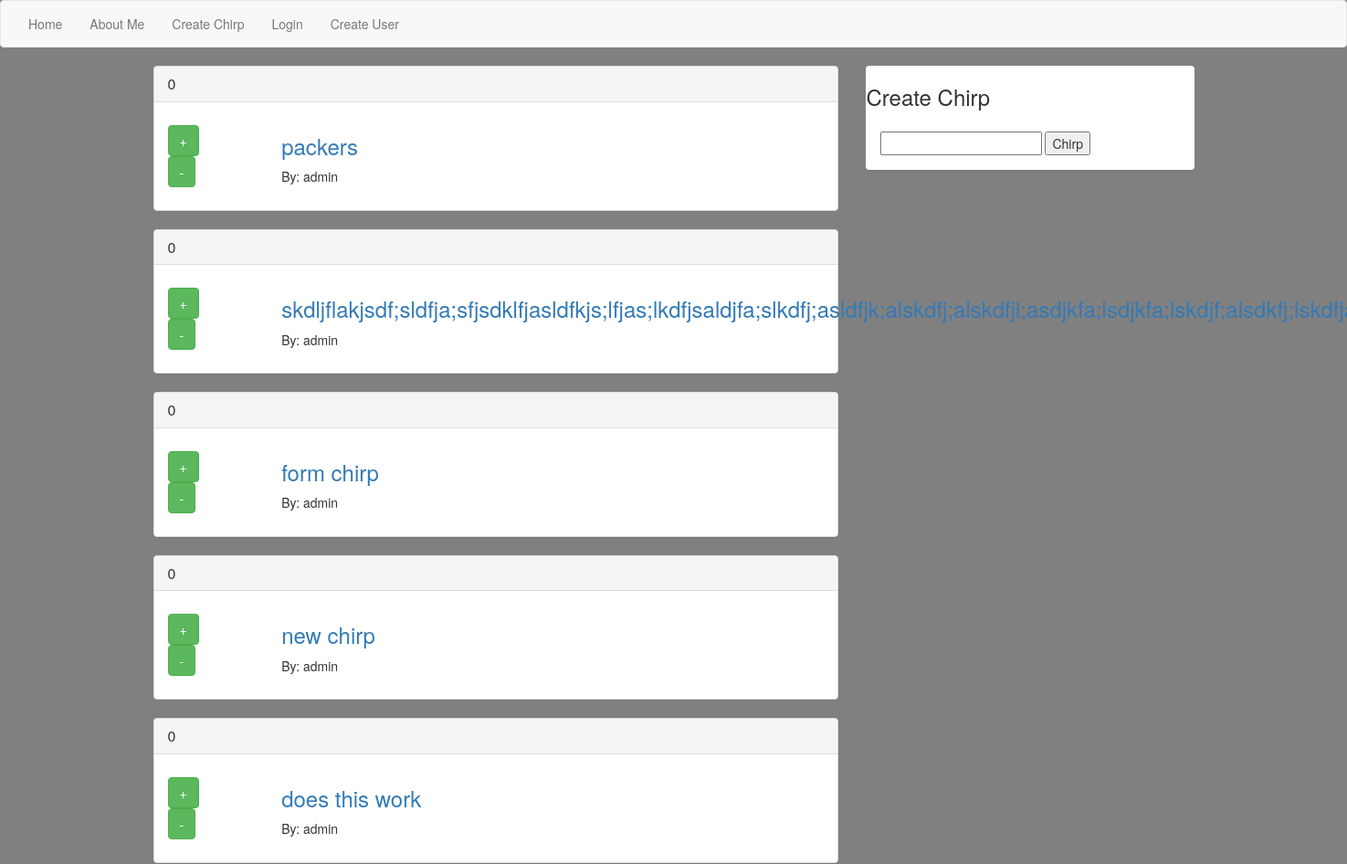
/ (upper part), run on an earlier commit of the app's database.
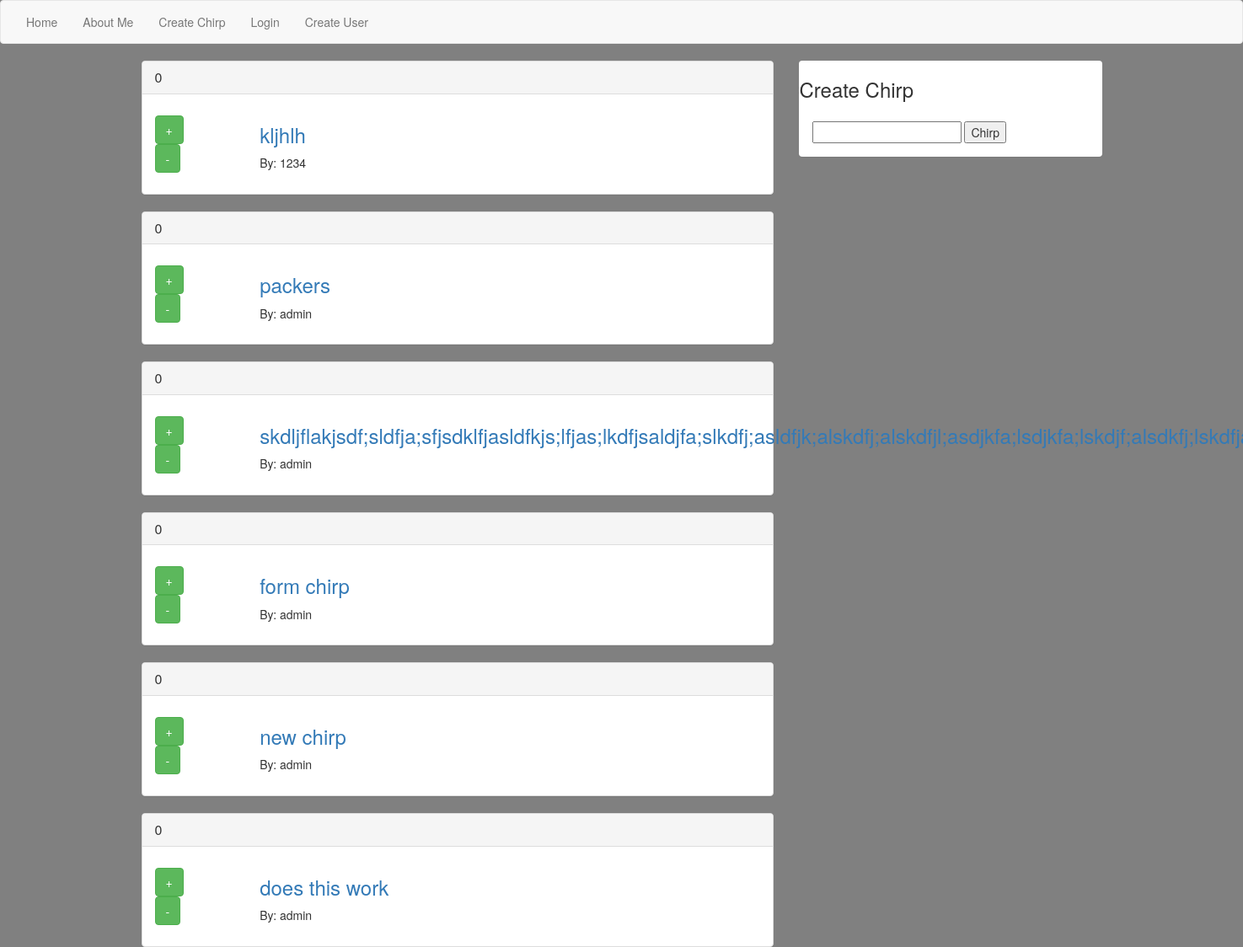
And on a later commit of the database.
### app/models.py (models this page shows, shortened)
class Chirp(models.Model):
    body = models.CharField(max_length=140)
    created = models.DateTimeField(auto_now_add=True)
    user = models.ForeignKey('auth.User')
    class Meta():
        ordering = ("-created",)
    @property
    def score(self):
        return sum([chirp_obj.score for chirp_obj in self.vote_set.all()])

### app/views.py (the view)
# urls.py: url(r'^$', ChirpView.as_view(), name="chirp_view"),
class ChirpView(ListView):
    template_name = "chirps.html"
    model = Chirp

### templates/chirps.html (shortened to what this page needs)
{% extends 'base.html' %}
{% block content %}
<div class="row">
  <div class="col-md-8">
{% for chirp in object_list %}
<div class="panel panel-default">
  <div class="panel-heading">
<h3 class="panel-title">{{chirp.score}}</h3>
  </div>
  <div class="panel-body">
    <div class="row">
      <div class="col-md-2">
        <p>
          <form class="" action="{% url 'chirp_upvote_view' chirp.id %}" method="post">
            <input type="submit" name="" value="+" class="btn btn-success btn-md">
          </form>
          <form class="" action="{% url 'chirp_downvote_view' chirp.id %}" method="post">
            <input type="submit" name="" value="-" class="btn btn-success btn-md">
          </form>
        </p>
      </div>
      <div class="col-md-10">
        <a href="{% url 'chirp_detail_view' chirp.id %}"><h3>{{ chirp.body}}</h3></a>
    <p>
      By: {{chirp.user}}
    </p>
      </div>
    </div>
  </div>
</div>
{% endfor %}
</div>
<div class="col-md-4">
  <div class="panel">
      <div class="panel-title">
<h3>Create Chirp</h3>
      </div>
      <div class="panel-body">
        <form class="" action="{%  url 'chirp_create_view' %}" method="post">
          <input type="text" name="body" value="">
          <input type="submit" name="" value="Chirp">
        </form>
      </div>
  </div>
</div>
  </div>
{% endblock %}

What changed in the data, as far as the page shows it:
added Chirp: score "0", body "kljhlh", user "1234"
